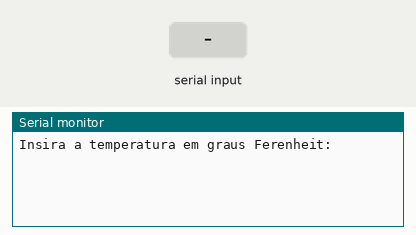
The sketch below on a simulated Arduino Uno, built with avr-gcc and run on an emulated ATmega328P. On the bench: the last lines printed to the serial monitor. The test bench sets the inputs (shaded band).

Above: at 1.2 s.
1.3 s: "90,45\n" received over Serial
At 3.0 s:
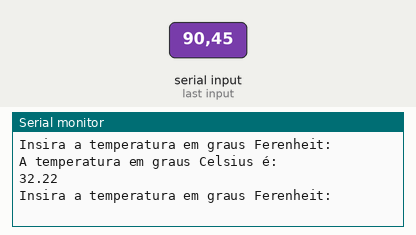
3.8 s: "30,150\n" received over Serial
At 6.2 s:
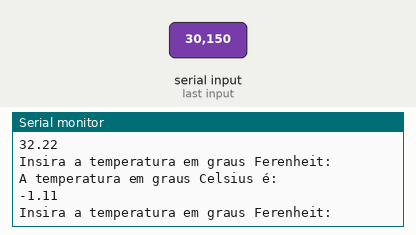

The sketch:

ex3a_prova1T.ino
```cpp
void setup(){
  Serial.begin(9600);
  while(!Serial){
    //espera para não ter lixo de dados no serial monitor
  }
  Serial.println("Insira a temperatura em graus Ferenheit: ");
}

void loop(){
  if(Serial.available() > 0){
    double f,c;
    String input = Serial.readString();
    f = input.toFloat();

    c = (f-32)*5.0/9.0;//como os 3 últimos dígitos do meu ra é 086, retorna 30.00

    Serial.println("A temperatura em graus Celsius é: ");
    Serial.println(c,2);

    Serial.println("Insira a temperatura em graus Ferenheit: ");

  }
}
```

Measured:
- after the input at 1.3 s, the serial monitor: prints a new line after 1.0 s (image 1)
- after the input at 3.8 s, the serial monitor: prints a new line after 1.0 s (image 2)
